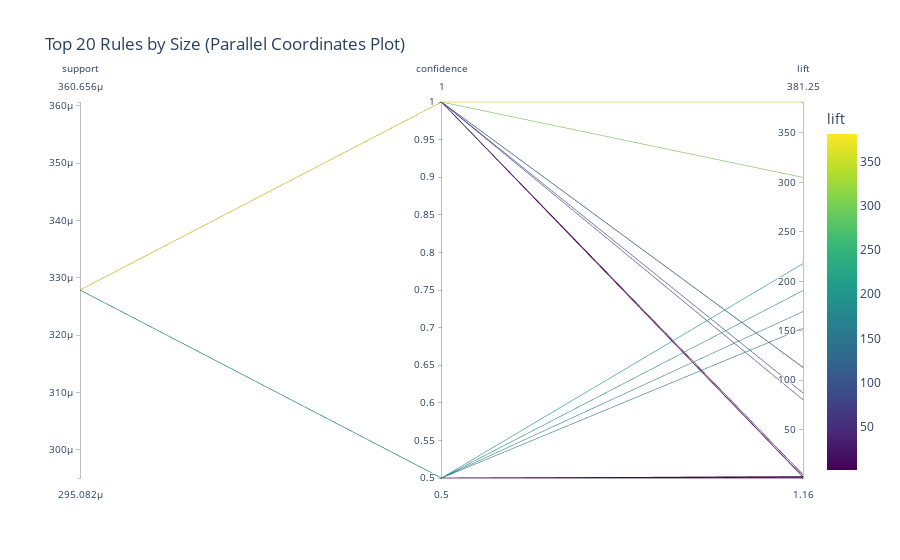

Write notebook code for a chart like this one.
### Code cell
import pandas as pd
import plotly.express as px

# Filter the top 20 rules by size
rules['rule_size'] = rules['lhs_size'] + rules['rhs_size']
top_rules = rules.nlargest(20, 'rule_size')

# Prepare data for plotting
top_rules['lhs'] = top_rules['antecedents'].apply(lambda x: ', '.join(list(x)))
top_rules['rhs'] = top_rules['consequents'].apply(lambda x: ', '.join(list(x)))

# Parallel coordinates plot using Plotly
fig = px.parallel_coordinates(
    top_rules,
    dimensions=['lhs', 'rhs', 'support', 'confidence', 'lift'],
    color='lift',
    color_continuous_scale=px.colors.sequential.Viridis,
    title='Top 20 Rules by Size (Parallel Coordinates Plot)'
)

fig.show()

### Figure 1 — Plotly figure (JSON) as saved in the notebook; plotly's stock layout.template omitted (floating-point values rounded to 4 significant figures)
{"data": [{"dimensions": [{"label": "support", "values": [0.0003279, 0.0003279, 0.0003279, 0.0003279, 0.0003279, 0.0003279, 0.0003279, 0.0003279, 0.0003279, 0.0003279, 0.0003279, 0.0003279, 0.0003279, 0.0003279, 0.0003279, 0.0003279, 0.0003279, 0.0003279, 0.0003279, 0.0003279]}, {"label": "confidence", "values": [1, 1, 1, 0.5, 0.5, 1, 0.5, 1, 1, 0.5, 0.5, 0.5, 0.5, 0.5, 0.5, 1, 1, 1, 0.5, 0.5]}, {"label": "lift", "values": [113.0, 2.423, 80.26, 1.263, 1.18, 2.249, 1.159, 113.0, 87.14, 152.5, 2.563, 190.6, 217.9, 2.585, 169.4, 381.2, 4.566, 305, 2.448, 1.717]}], "domain": {"x": [0, 1], "y": [0, 1]}, "line": {"color": [113.0, 2.423, 80.26, 1.263, 1.18, 2.249, 1.159, 113.0, 87.14, 152.5, 2.563, 190.6, 217.9, 2.585, 169.4, 381.2, 4.566, 305, 2.448, 1.717], "coloraxis": "coloraxis"}, "name": "", "type": "parcoords"}], "layout": {"coloraxis": {"colorbar": {"title": {"text": "lift"}}, "colorscale": [[0, "#440154"], [0.1111, "#482878"], [0.2222, "#3e4989"], [0.3333, "#31688e"], [0.4444, "#26828e"], [0.5556, "#1f9e89"], [0.6667, "#35b779"], [0.7778, "#6ece58"], [0.8889, "#b5de2b"], [1, "#fde725"]]}, "legend": {"tracegroupgap": 0}, "title": {"text": "Top 20 Rules by Size (Parallel Coordinates Plot)"}}}
